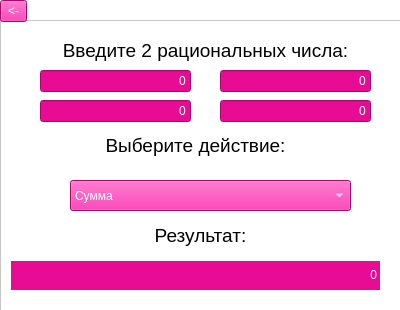
<?xml version="1.0" encoding="UTF-8"?>
<ui version="4.0">
 <class>Dialog</class>
 <widget class="QDialog" name="Dialog">
  <property name="geometry">
   <rect>
    <x>0</x>
    <y>0</y>
    <width>400</width>
    <height>310</height>
   </rect>
  </property>
  <property name="windowTitle">
   <string>Dialog</string>
  </property>
  <property name="styleSheet">
   <string notr="true">background-color: white</string>
  </property>
  <widget class="QFrame" name="frame">
   <property name="geometry">
    <rect>
     <x>0</x>
     <y>20</y>
     <width>401</width>
     <height>291</height>
    </rect>
   </property>
   <property name="font">
    <font>
     <pointsize>10</pointsize>
    </font>
   </property>
   <property name="styleSheet">
    <string notr="true">background-color: white</string>
   </property>
   <property name="frameShape">
    <enum>QFrame::StyledPanel</enum>
   </property>
   <property name="frameShadow">
    <enum>QFrame::Raised</enum>
   </property>
   <widget class="QLabel" name="label_3">
    <property name="geometry">
     <rect>
      <x>10</x>
      <y>10</y>
      <width>391</width>
      <height>41</height>
     </rect>
    </property>
    <property name="font">
     <font>
      <pointsize>14</pointsize>
     </font>
    </property>
    <property name="styleSheet">
     <string notr="true"/>
    </property>
    <property name="text">
     <string>Введите 2 рациональных числа:</string>
    </property>
    <property name="alignment">
     <set>Qt::AlignCenter</set>
    </property>
   </widget>
   <widget class="QLineEdit" name="lineEdit_4">
    <property name="geometry">
     <rect>
      <x>40</x>
      <y>50</y>
      <width>151</width>
      <height>22</height>
     </rect>
    </property>
    <property name="layoutDirection">
     <enum>Qt::LeftToRight</enum>
    </property>
    <property name="styleSheet">
     <string notr="true">color: white; background-color: #E80C94;</string>
    </property>
    <property name="text">
     <string>0</string>
    </property>
    <property name="alignment">
     <set>Qt::AlignRight|Qt::AlignTrailing|Qt::AlignVCenter</set>
    </property>
   </widget>
   <widget class="QLineEdit" name="lineEdit_5">
    <property name="geometry">
     <rect>
      <x>220</x>
      <y>50</y>
      <width>151</width>
      <height>22</height>
     </rect>
    </property>
    <property name="styleSheet">
     <string notr="true">color: white; background-color: #E80C94;</string>
    </property>
    <property name="text">
     <string>0</string>
    </property>
    <property name="alignment">
     <set>Qt::AlignRight|Qt::AlignTrailing|Qt::AlignVCenter</set>
    </property>
   </widget>
   <widget class="QComboBox" name="comboBox">
    <property name="geometry">
     <rect>
      <x>70</x>
      <y>160</y>
      <width>281</width>
      <height>31</height>
     </rect>
    </property>
    <property name="styleSheet">
     <string notr="true">color: white; background-color: #E80C94;</string>
    </property>
    <item>
     <property name="text">
      <string>Сумма</string>
     </property>
    </item>
    <item>
     <property name="text">
      <string>Разность</string>
     </property>
    </item>
    <item>
     <property name="text">
      <string>Произведение</string>
     </property>
    </item>
    <item>
     <property name="text">
      <string>Деление</string>
     </property>
    </item>
   </widget>
   <widget class="QLabel" name="label">
    <property name="geometry">
     <rect>
      <x>10</x>
      <y>110</y>
      <width>371</width>
      <height>31</height>
     </rect>
    </property>
    <property name="font">
     <font>
      <pointsize>14</pointsize>
     </font>
    </property>
    <property name="text">
     <string>Выберите действие:</string>
    </property>
    <property name="alignment">
     <set>Qt::AlignCenter</set>
    </property>
   </widget>
   <widget class="QLabel" name="label_2">
    <property name="geometry">
     <rect>
      <x>10</x>
      <y>200</y>
      <width>381</width>
      <height>31</height>
     </rect>
    </property>
    <property name="font">
     <font>
      <pointsize>14</pointsize>
     </font>
    </property>
    <property name="text">
     <string>Результат:</string>
    </property>
    <property name="alignment">
     <set>Qt::AlignCenter</set>
    </property>
   </widget>
   <widget class="QLabel" name="label_4">
    <property name="geometry">
     <rect>
      <x>10</x>
      <y>240</y>
      <width>371</width>
      <height>31</height>
     </rect>
    </property>
    <property name="focusPolicy">
     <enum>Qt::WheelFocus</enum>
    </property>
    <property name="layoutDirection">
     <enum>Qt::LeftToRight</enum>
    </property>
    <property name="styleSheet">
     <string notr="true">color: white; background-color: #E80C94;</string>
    </property>
    <property name="frameShape">
     <enum>QFrame::Box</enum>
    </property>
    <property name="text">
     <string>0</string>
    </property>
    <property name="alignment">
     <set>Qt::AlignRight|Qt::AlignTrailing|Qt::AlignVCenter</set>
    </property>
   </widget>
   <widget class="QLineEdit" name="lineEdit_6">
    <property name="geometry">
     <rect>
      <x>40</x>
      <y>80</y>
      <width>151</width>
      <height>22</height>
     </rect>
    </property>
    <property name="styleSheet">
     <string notr="true">color: white; background-color: #E80C94;</string>
    </property>
    <property name="text">
     <string>0</string>
    </property>
    <property name="alignment">
     <set>Qt::AlignRight|Qt::AlignTrailing|Qt::AlignVCenter</set>
    </property>
   </widget>
   <widget class="QLineEdit" name="lineEdit_7">
    <property name="geometry">
     <rect>
      <x>220</x>
      <y>80</y>
      <width>151</width>
      <height>22</height>
     </rect>
    </property>
    <property name="styleSheet">
     <string notr="true">color: white; background-color: #E80C94;</string>
    </property>
    <property name="text">
     <string>0</string>
    </property>
    <property name="alignment">
     <set>Qt::AlignRight|Qt::AlignTrailing|Qt::AlignVCenter</set>
    </property>
   </widget>
  </widget>
  <widget class="QToolButton" name="toolButton">
   <property name="geometry">
    <rect>
     <x>0</x>
     <y>0</y>
     <width>27</width>
     <height>22</height>
    </rect>
   </property>
   <property name="styleSheet">
    <string notr="true">background-color:#E80C94; color: white</string>
   </property>
   <property name="text">
    <string>&lt;-</string>
   </property>
  </widget>
 </widget>
 <resources/>
 <connections/>
</ui>
